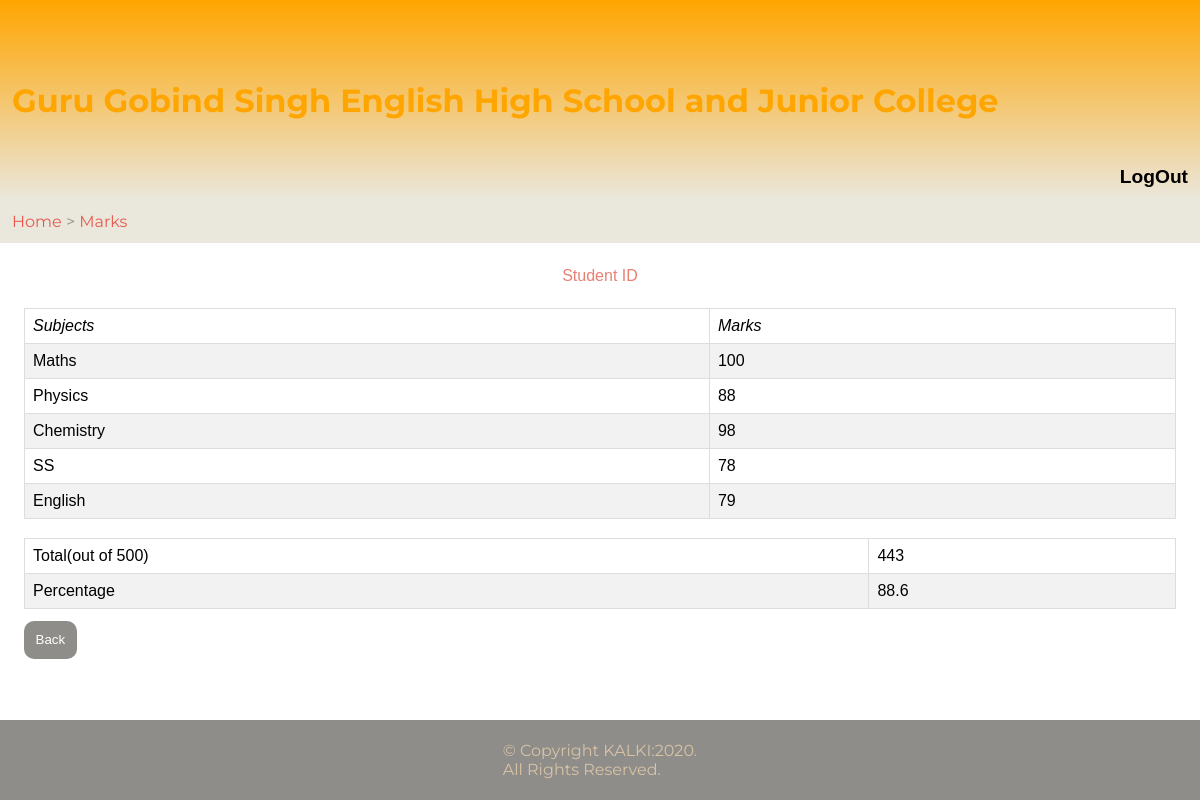
/PHP/studentmarks.php (signed in), run on the app's committed database.
### tables this page shows
CREATE TABLE `marks` (
  `sid` int(5) NOT NULL,
  `maths` int(3) DEFAULT NULL,
  `physics` int(3) DEFAULT NULL,
  `chemistry` int(3) DEFAULT NULL,
  `SS` int(3) DEFAULT NULL,
  `english` int(3) DEFAULT NULL
);

### PHP/studentmarks.php (the view, shortened to what this page needs)
<?php
require 'header.php';
$sql = "SELECT * FROM marks WHERE sid='".$_SESSION["sid"]."'";
$res = mysqli_query($conn,$sql);
$row = mysqli_fetch_assoc($res);
$total = $row["english"] +$row["SS"] +$row["physics"] +$row["chemistry"] +$row["maths"];
$per = ($total/500)*100;
?>
<!DOCTYPE html>
<html lang="en" dir="ltr">
<head>
  <link href="../CSS/main.css" rel="stylesheet" type="text/css" />
</head>
    <?php
    if(mysqli_num_rows($res)>0)
      {
    ?>
    <div class="linkhead">
      <p><a href="studenthome.php">Home</a> > <a href="studentmarks.php">Marks</a></p>
    </div>
    <div class="mainbod">
      <table>
        <caption class="table-header"><h3></h3>Student ID</caption>
          <tr>
            <td scope="col"><em>Subjects</em></td>
            <td scope="col"> <em>Marks</em></td>
          </tr>
          <tr>
            <td>Maths</td>
            <td> <?php echo $row["maths"]; ?></td>
          </tr>
          <tr>
            <td>Physics</td>
            <td> <?php echo $row["physics"]; ?></td>
          </tr>
          <tr>
            <td>Chemistry</td>
            <td> <?php echo $row["chemistry"]; ?></td>
          </tr>
          <tr>
            <td>SS</td>
            <td> <?php echo $row["SS"]; ?></td>
          </tr>
          <tr>
            <td>English</td>
            <td> <?php echo $row["english"]; ?></td>
          </tr>
        </table>
          <br>
        <table class="table">
          <tr>
            <td scope="row">Total(out of 500)</td>
            <td> <?php echo $total; ?></td>
          </tr>
          <tr>
            <td scope="row">Percentage</td>
            <td> <?php echo $per; ?></td>
          </tr>
    </table>
    <a href="studenthome.php" style="color:white"><button class="btn-backB">Back</button></a>
    </div>
    <?php
    }
    else {
    ?>
    <h1>No Records Found</h1>
  <?php } ?>
 <?php include 'footer.php' ?>
  </body>
</html>

### css/mainheader.css (style rules this page uses)
* { padding: 0; margin: 0 }
html { height: 100%; width: 100%; }
body { font-family: montserrat; height: 100%; }

### css/main.css (style rules this page uses)
* { padding: 0; margin: 0 }
html { height: 100%; overflow: hidden; width: 100%; }
a { text-decoration: none; }
.linkhead { padding: 1%; align-self:flex-end; flex-grow: 1; width: 98%; color: #8E8D8A; background-color: #EAE7DC; }
.linkhead a { color: #e85a4f; }
.mainbod { padding: 2%; overflow-y: scroll; scroll-behavior: smooth; height: 51%; }
table { font-family: "Trebuchet MS", Arial, Helvetica, sans-serif; border-collapse: collapse; width: 100%; }
.table-header { margin-bottom: 2%; color: #e98074; }
table td, table th { border: 1px solid #ddd; padding: 8px; }
table tr:nth-child(even) { background-color: #f2f2f2; }
.btn-backB { padding: 1%; border-radius: 10px; border-style:none; background:#8E8D8A; color:white; margin-top: 1%; margin-bottom: 2%; }

### data on the page
marks: maths "100", physics "88", chemistry "98", SS "78", english "79", total "443", per "88.6"
